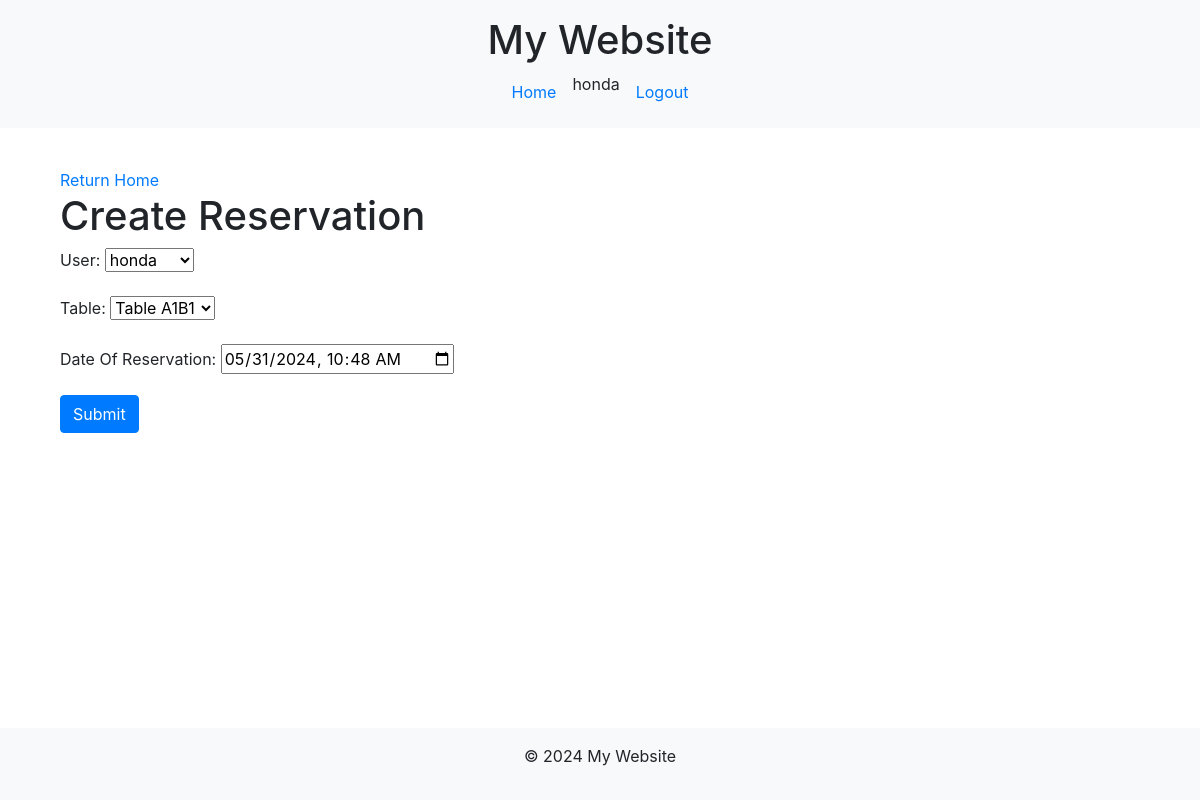
The page /update-reservation/2/ (signed in) on the database its author committed.
### base/models.py (models this page shows, shortened)
class Reservation(models.Model):
    user = models.ForeignKey(User, on_delete=models.CASCADE)
    table = models.ForeignKey(Table, on_delete=models.CASCADE)
    reserv_date = models.DateTimeField("Date Of Reservation")

### base/views/reservation_views.py (the view)
# urls.py: path('update-reservation/<int:pk>/', reservation_views.ReservationUpdate.as_view(), name='update_reservation'),
class ReservationUpdate(UpdateView):
    model = Reservation
    form_class = ReservationForm
    template_name = 'base/reservation.html'
    success_url = reverse_lazy('home')  # Redirect after successful form submission

### base/forms/reservation_forms.py
class ReservationForm(forms.ModelForm):
    class Meta:
        model = Reservation
        fields = ['user', 'table', 'reserv_date']
        widgets = {
            'reserv_date': forms.DateTimeInput(attrs={'type': 'datetime-local'}),
        }

### base/models.py (called while the page is built)
    def __str__(self):
        return f'Table {self.code}'

### base/templates/base/reservation.html (shortened to what this page needs)
{% extends "main.html" %}
{% block content %}
<div class="container mt-4">
    <a href="{% url 'home' %}">Return Home</a>
    <h1>{% if form_type == 'Update' %}Update{% else %}Create{% endif %} Reservation</h1>
    <form method="post">
        {{ form.as_p }}
        <button type="submit" class="btn btn-primary">{% if form_type == 'Update' %}Update{% else %}Submit{% endif %}</button>
    </form>
</div>
{% endblock %}

### templates/main.html (shortened to what this page needs)
<!DOCTYPE html>
<html>
<head>
    <link rel="stylesheet" href="https://stackpath.bootstrapcdn.com/bootstrap/4.5.2/css/bootstrap.min.css">
</head>
<body>
    <header class="bg-light py-3">
        <div class="container">
            <h1 class="text-center">My Website</h1>
            <nav class="nav justify-content-center">
                <a class="nav-link" href="/">Home</a>
                {% if user.is_authenticated %}
                    <p>{{request.user}}</p>
                    <a class="nav-link" href="{% url 'logout' %}">Logout</a>
                {% else %}
                    <a class="nav-link" href="{% url 'login' %}">Login</a>
                {% endif %}
            </nav>
        </div>
    </header>
    <div class="content container mt-3">
        {% block content %}
        {% endblock %}
    </div>
    <footer class="bg-light py-3 mt-auto">
        <div class="container text-center">
            <p>&copy; 2024 My Website</p>
        </div>
    </footer>
</body>
</html>

### templates/main.html (style rules this page uses)
html, body { height: 100%; }
body { display: flex; flex-direction: column; }
.content { flex: 1; }

### rows shown on the page
Reservation: user "honda", table "Table A1B1", reserv_date "05/31/2024 10:48"

### other values the page prints
{{ request.user }} "honda"
